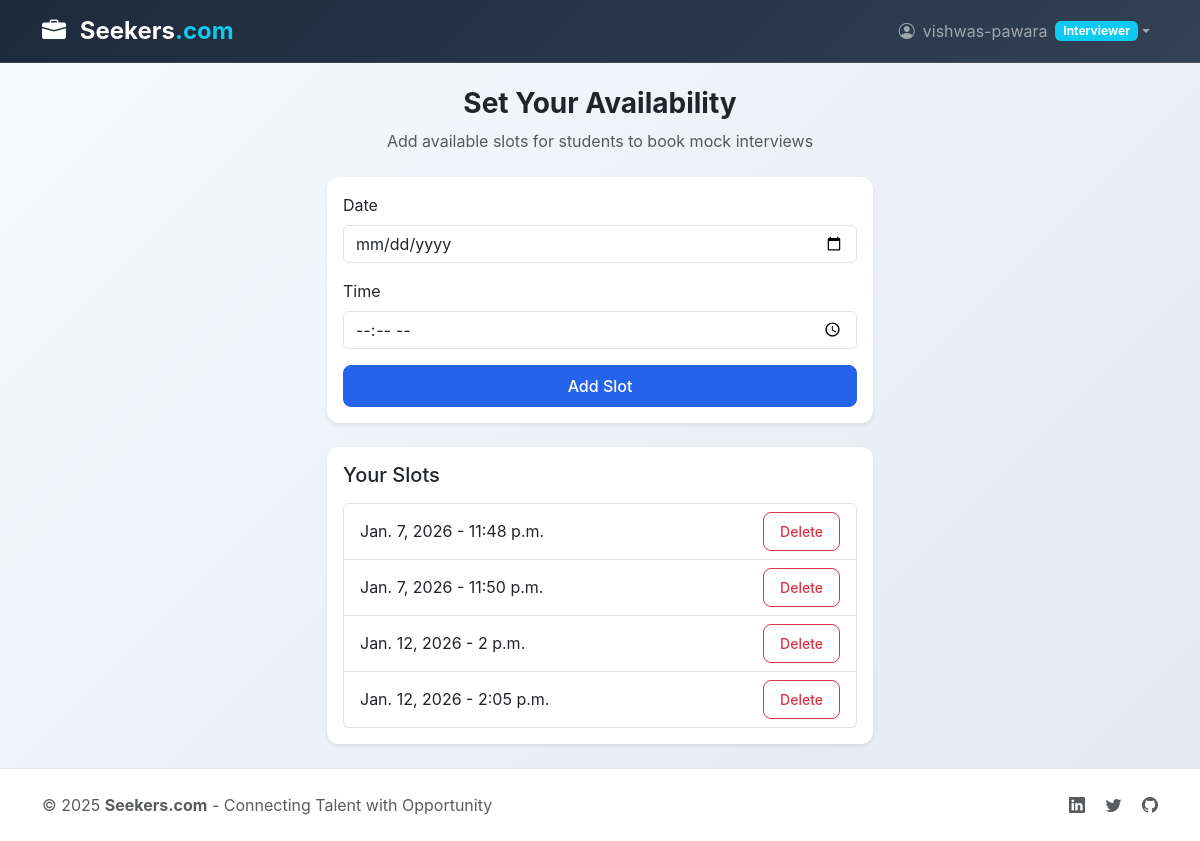
The page /interviews/set-availability/ (signed in) on the database its author committed.
### accounts/models.py (models this page shows)
class User(AbstractUser):
    ROLE_CHOICES = (
        ('student', 'Student'),
        ('company', 'Company'),
        ('interviewer', 'Interviewer'),
        ('admin', 'Admin'),
    )
    role = models.CharField(max_length=20, choices=ROLE_CHOICES)

### interviews/models.py (models this page shows, shortened)
class InterviewerAvailability(models.Model):
    interviewer = models.ForeignKey(User, on_delete=models.CASCADE)
    date = models.DateField()
    time = models.TimeField()
    is_booked = models.BooleanField(default=False)

### accounts/decorators.py (the view)
        def wrapper(request, *args, **kwargs):
            if not hasattr(request.user, 'profile'):
                return redirect('login')
            if request.user.profile.role != role:
                return redirect('login')
            return view_func(request, *args, **kwargs)

### interviews/views.py (called while the page is built, shortened)
@login_required
@role_required('interviewer')
def set_availability(request):
    slots = InterviewerAvailability.objects.filter(interviewer=request.user)
    return render(request, 'interviews/set_availability.html', {'slots': slots})

### templates/interviews/set_availability.html (shortened to what this page needs)
{% extends 'base.html' %}
{% block content %}
<div class="row justify-content-center">
    <div class="col-md-6">
        <div class="mb-4 text-center">
            <h3 class="fw-bold">Set Your Availability</h3>
            <p class="text-muted mb-0">
                Add available slots for students to book mock interviews
            </p>
        </div>
        <div class="card shadow-sm mb-4">
            <div class="card-body">
                <form method="post" action="">
                    <label for="date" class="form-label">Date</label>
                    <input type="date" name="date" id="date" required
                           class="form-control mb-3">
                    <label for="time" class="form-label">Time</label>
                    <input type="time" name="time" id="time" required
                           class="form-control mb-3">
                    <div class="d-grid">
                        <button type="submit" class="btn btn-primary">
                            Add Slot
                        </button>
                    </div>
                </form>
            </div>
        </div>
        <div class="card shadow-sm">
            <div class="card-body">
                <h5 class="mb-3">Your Slots</h5>
                <ul class="list-group">
                    {% for slot in slots %}
                        <li class="list-group-item d-flex justify-content-between align-items-center">
                            {{ slot.date }} - {{ slot.time }}
                            <form method="post" action="{% url 'delete_slot' slot.id %}">
                                <button type="submit" class="btn btn-sm btn-outline-danger">
                                    Delete
                                </button>
                            </form>
                        </li>
                    {% empty %}
                        <li class="list-group-item text-center text-muted">
                            No slots added yet
                        </li>
                    {% endfor %}
                </ul>
            </div>
        </div>
    </div>
</div>
{% endblock %}

### templates/base.html (shortened to what this page needs)
<!DOCTYPE html>
<html lang="en">
<head>
    <link href="https://cdn.jsdelivr.net/npm/bootstrap@5.3.2/dist/css/bootstrap.min.css" rel="stylesheet">
    <link href="https://cdn.jsdelivr.net/npm/bootstrap-icons@1.11.0/font/bootstrap-icons.css" rel="stylesheet">
</head>
<body class="d-flex flex-column min-vh-100">
<nav class="navbar navbar-expand-lg navbar-dark sticky-top">
    <div class="container">
        <a class="navbar-brand" href="{% url 'home' %}">
            <i class="bi bi-briefcase-fill me-2"></i>
            Seekers<span class="text-info">.com</span>
        </a>
        <div class="collapse navbar-collapse" id="navbarNav">
            <div class="navbar-nav ms-auto">
                {% if user.is_authenticated %}
                    <div class="nav-item dropdown">
                        <a class="nav-link dropdown-toggle d-flex align-items-center" href="#" role="button" data-bs-toggle="dropdown">
                            <i class="bi bi-person-circle me-2"></i>
                            {{ user.username }}
                            <span class="badge bg-info ms-2">{{ user.role|title }}</span>
                        </a>
                    </div>
                {% endif %}
            </div>
        </div>
    </div>
</nav>
<main class="flex-grow-1">
    <div class="container py-4">
        {% block content %}
        {% endblock %}
    </div>
</main>
<footer class="footer py-4">
    <div class="container text-center">
        <div class="row align-items-center">
            <div class="col-md-6 text-md-start">
                <p class="mb-0 text-muted">
                    © 2025 <strong>Seekers.com</strong> - Connecting Talent with Opportunity
                </p>
            </div>
            <div class="col-md-6 text-md-end">
                <div class="social-links">
                    <a href="#" class="text-muted me-3"><i class="bi bi-linkedin"></i></a>
                    <a href="#" class="text-muted me-3"><i class="bi bi-twitter"></i></a>
                    <a href="#" class="text-muted"><i class="bi bi-github"></i></a>
                </div>
            </div>
        </div>
    </div>
</footer>
</body>
</html>

### templates/base.html (style rules this page uses)
:root { --primary-color: #2563eb; --secondary-color: #64748b; --success-color: #059669; --warning-color: #d97706; --danger-color: #dc2626; }
body { font-family: 'Inter', -apple-system, BlinkMacSystemFont, sans-serif; background: linear-gradient(135deg, #f8fafc 0%, #e2e8f0 100%); min-height: 100vh; }
.navbar-brand { font-weight: 700; font-size: 1.5rem; }
.card { border: none; border-radius: 12px; box-shadow: 0 4px 6px -1px rgba(0, 0, 0, 0.1); transition: all 0.3s ease; }
.btn { border-radius: 8px; font-weight: 500; padding: 0.5rem 1rem; transition: all 0.2s ease; }
.btn-primary { background: var(--primary-color); border-color: var(--primary-color); }
.navbar { background: linear-gradient(135deg, #1e293b 0%, #334155 100%) !important; backdrop-filter: blur(10px); border-bottom: 1px solid rgba(255, 255, 255, 0.1); }
.footer { background: white; border-top: 1px solid #e2e8f0; margin-top: auto; }

### rows shown on the page
User: username "vishwas-pawara", role "Interviewer"
InterviewerAvailability: date "Jan. 7, 2026", time "11:48 p.m."
InterviewerAvailability: date "Jan. 7, 2026", time "11:50 p.m."
InterviewerAvailability: date "Jan. 12, 2026", time "2 p.m."
InterviewerAvailability: date "Jan. 12, 2026", time "2:05 p.m."
